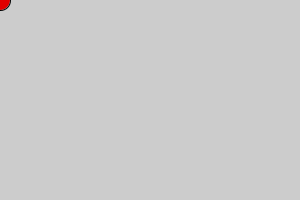
Frame 1 (no input)
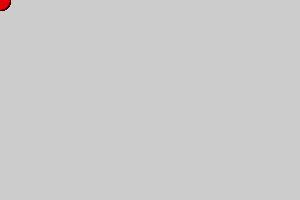
Frame 60 (the mouse pressed at the canvas centre just before this capture)
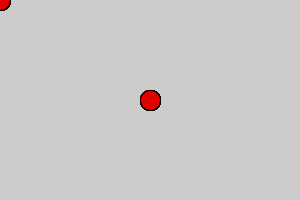
Frame 120 (the mouse held since frame 60 and released just before this capture)

The Processing sketch that drew these frames (run headless with seeded random() and noise(); from frame 60 on, the mouse is pressed at the canvas centre):

// Processing sketch: processing_106827
// ── processing_106827.pde

void setup(){
size(300,200);
}
void draw(){
fill(225,0,0);
ellipse(mouseX,mouseY,20,20);

}
